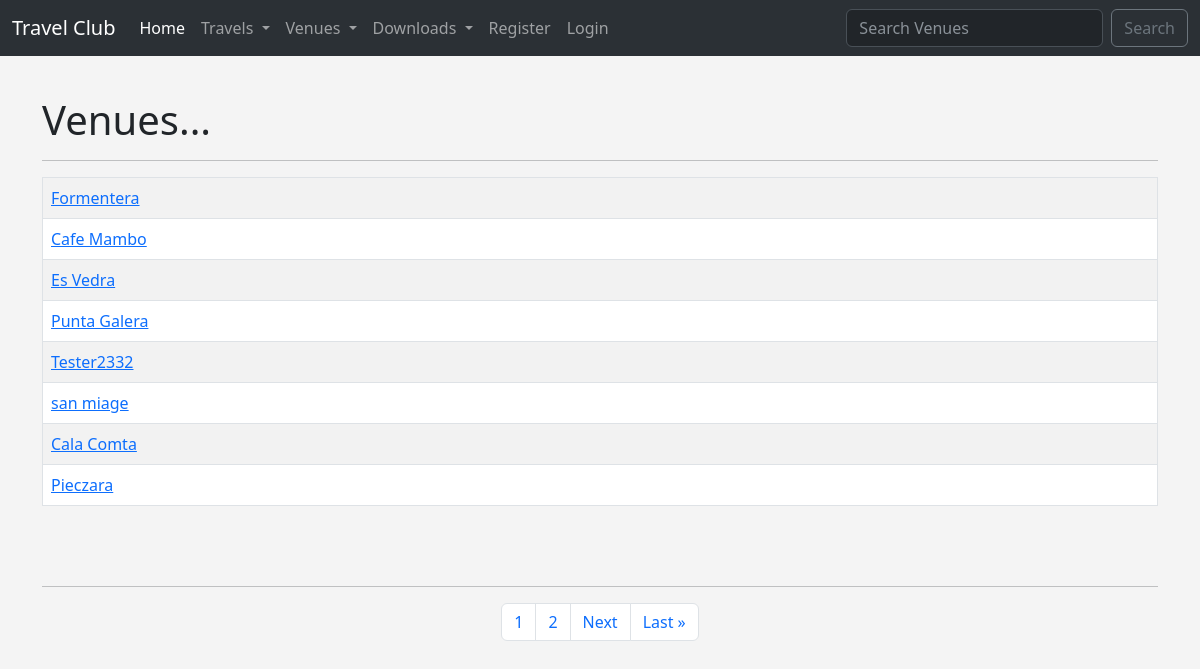
Screenshot of /list_venues with the database file from the repository.
### travel/models.py (models this page shows)
class Venue(models.Model):
    name = models.CharField('Venue Name', max_length=120)
    address = models.CharField(max_length=300)
    zip_code = models.CharField('Zip Code', max_length=15)
    phone = models.CharField('Contact Phone', max_length=25, blank=True)
    web = models.URLField('Website Address', blank=True)
    email_address = models.EmailField('Email', blank=True)
    owner = models.IntegerField('Venue Owner', blank=False, default=1)
    venue_image = models.ImageField(null=True, blank=True, upload_to='images/')
    def __str__(self):
        return self.name

### travel/views.py (the view)
# urls.py: path('list_venues', views.list_venues, name='list-venues'),
def list_venues(request):
    venue_list = Venue.objects.all()
    p = Paginator(Venue.objects.all(), 8)
    page = request.GET.get('page')
    venues = p.get_page(page)
    nums = 'a' * venues.paginator.num_pages
    return render(request, 'travel/venue.html', {'venue_list': venue_list, 'venues': venues, 'nums': nums})

### travel/templates/travel/venue.html (shortened to what this page needs)
{% extends 'travel/base.html' %}
{% block content %}
<h1>Venues...</h1>
<hr>
<table class="table table-striped table-hover table-bordered">
{% for venue in venues %}
<tr>
    <td>
        <a href="{% url 'show-venue' venue.id %}">{{ venue }}</a> <br>
    </td>
</tr>
{% endfor %}
</table>
<br><br><hr>
<nav aria-label="Page navigation example">
    <ul class="pagination justify-content-center">
  {% for i in nums %}
      <li class="page-item"><a class="page-link" href="?page={{ forloop.counter }}">{{ forloop.counter }}</a></li>
  {% endfor %}
  {% if venues.has_next %}
      <li class="page-item"><a class="page-link" href="?page={{ venues.next_page_number }}">Next</a></li>
      <li class="page-item"><a class="page-link" href="?page={{ venues.paginator.num_pages }}">Last &raquo</a></li>
  {% endif %}
   </ul>
  </nav>
  <br/>
{% endblock %}

### travel/templates/travel/base.html (style rules this page uses)
body { background: #f4f4f4 ; }

### rows the page displays
Venue: name "Formentera"
Venue: name "Cafe Mambo"
Venue: name "Es Vedra"
Venue: name "Punta Galera"
Venue: name "Tester2332"
Venue: name "san miage"
Venue: name "Cala Comta"
Venue: name "Pieczara"
